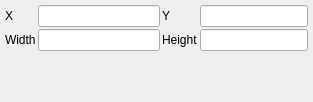
<?xml version="1.0" encoding="UTF-8"?>
<ui version="4.0">
 <class>UCTransform</class>
 <widget class="QWidget" name="UCTransform">
  <property name="geometry">
   <rect>
    <x>0</x>
    <y>0</y>
    <width>313</width>
    <height>102</height>
   </rect>
  </property>
  <property name="windowTitle">
   <string>Transform</string>
  </property>
  <layout class="QVBoxLayout" name="verticalLayout">
   <property name="spacing">
    <number>0</number>
   </property>
   <property name="margin">
    <number>5</number>
   </property>
   <item>
    <layout class="QGridLayout" name="gridLayout">
     <property name="spacing">
      <number>2</number>
     </property>
     <item row="1" column="0">
      <widget class="QLabel" name="label_5">
       <property name="text">
        <string>Width</string>
       </property>
      </widget>
     </item>
     <item row="0" column="1">
      <widget class="QLineEdit" name="ui_X"/>
     </item>
     <item row="0" column="0">
      <widget class="QLabel" name="label_2">
       <property name="text">
        <string>X</string>
       </property>
      </widget>
     </item>
     <item row="0" column="2">
      <widget class="QLabel" name="label_3">
       <property name="text">
        <string>Y</string>
       </property>
      </widget>
     </item>
     <item row="0" column="3" colspan="2">
      <widget class="QLineEdit" name="ui_Y"/>
     </item>
     <item row="1" column="1">
      <widget class="QLineEdit" name="ui_Width"/>
     </item>
     <item row="1" column="2">
      <widget class="QLabel" name="label_6">
       <property name="text">
        <string>Height</string>
       </property>
      </widget>
     </item>
     <item row="1" column="3" colspan="2">
      <widget class="QLineEdit" name="ui_Height"/>
     </item>
    </layout>
   </item>
   <item>
    <spacer name="verticalSpacer">
     <property name="orientation">
      <enum>Qt::Vertical</enum>
     </property>
     <property name="sizeHint" stdset="0">
      <size>
       <width>17</width>
       <height>30</height>
      </size>
     </property>
    </spacer>
   </item>
  </layout>
 </widget>
 <tabstops>
  <tabstop>ui_X</tabstop>
  <tabstop>ui_Y</tabstop>
  <tabstop>ui_Width</tabstop>
  <tabstop>ui_Height</tabstop>
 </tabstops>
 <resources/>
 <connections/>
</ui>
